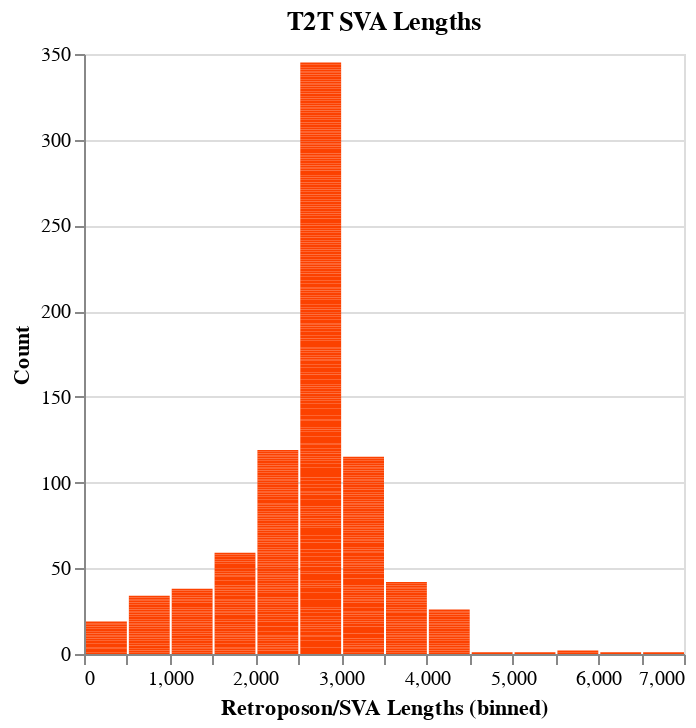

The notebook cell this image was saved under:
### Code cell
hg38tempList2= [[x,y] for x,y in collections.Counter([int(x) for x in combinedDF[combinedDF['TE_Designation']=='Retroposon/SVA']['SV_Length']]).items()]
hg38tempDF2 = pd.DataFrame(data=hg38tempList2, columns=['Retroposon/SVA Lengths','Count'])

alt.Chart(hg38tempDF2).mark_bar(color='#FC4100').encode(
    alt.X("Retroposon/SVA Lengths:Q", bin=alt.Bin(maxbins=25)),
    y='Count',
).properties(
    title='T2T SVA Lengths'
)

### Figure 1 — Vega-Lite specification as saved in the notebook (floating-point values rounded to 4 significant figures; data arrays with more than 128 entries replaced by an {"elided": "..."} marker saying what was removed)
{"config": {"view": {"continuousWidth": 300, "continuousHeight": 300}}, "data": {"name": "data-edee2fc4a7827fe7abff11c146248d89"}, "mark": {"type": "bar", "color": "#FC4100"}, "encoding": {"x": {"bin": {"maxbins": 25}, "field": "Retroposon/SVA Lengths", "type": "quantitative"}, "y": {"field": "Count", "type": "quantitative"}}, "title": "T2T SVA Lengths", "$schema": "https://vega.github.io/schema/vega-lite/v5.17.0.json", "datasets": {"data-edee2fc4a7827fe7abff11c146248d89": {"elided": "660 records"}}}
